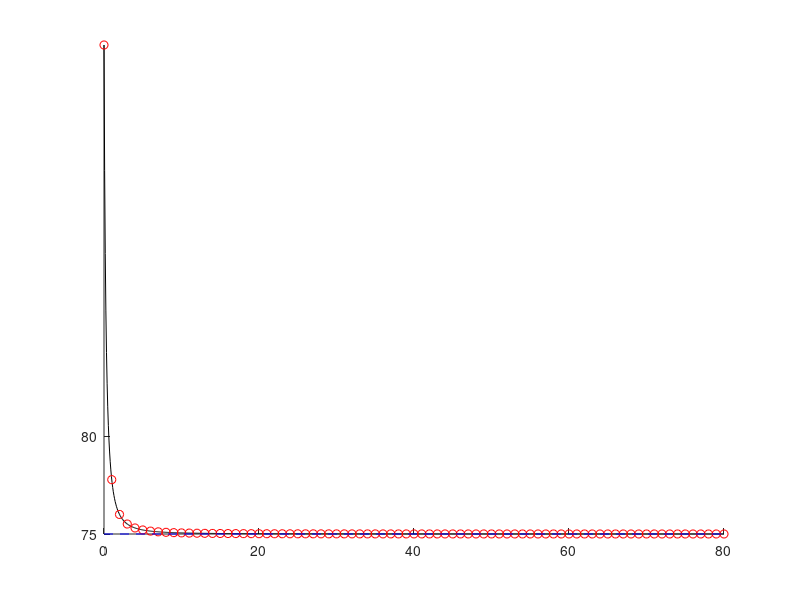

This chart was generated by the following MATLAB code:
lim=80;
capas=0:lim;
rt=2.560/2;
r=rt./(capas*2+1);
eficiencia=((3*capas.*(capas+1)+1).*r.^2)./(rt.^2)*100;

capasl=linspace(0,lim,1000);
rl=rt./(capasl*2+1);
eficiencial=((3*capasl.*(capasl+1)+1).*rl.^2)./(rt.^2)*100;

figure
hold on
plot(capasl,eficiencial,'k')
plot(capas,eficiencia, 'or')
plot([0,lim],[75,75], '--b')
yticks([0 10 20 30 40 50 60 70 75 80])
